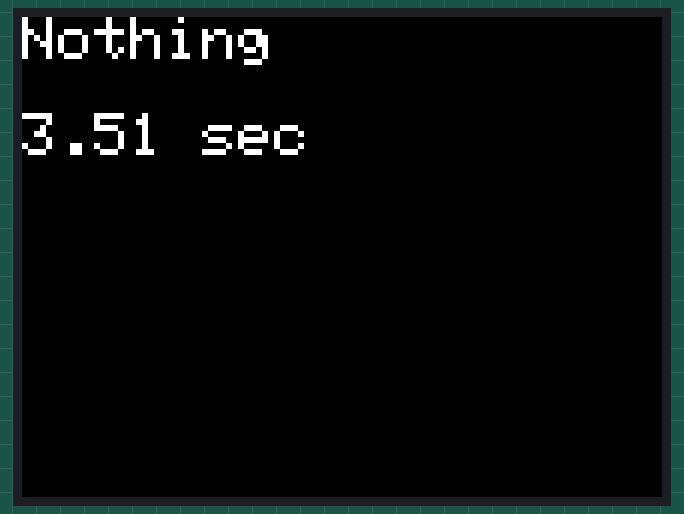
Simulated run of this program. Board: ESP32-S3. Parts: 320×240 colour display. WiFi joins after 1.5 s; servers stay silent unless stated; what the program prints to the serial monitor is not drawn.

Above: at 3.6 s.
At 7.4 s:
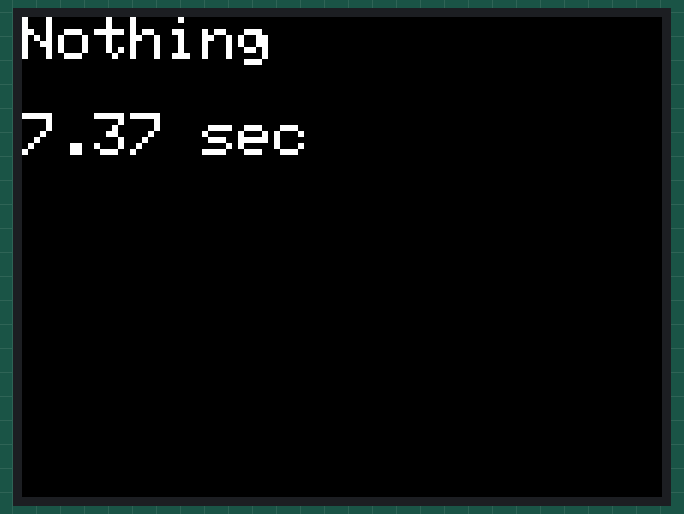
At 11.3 s:
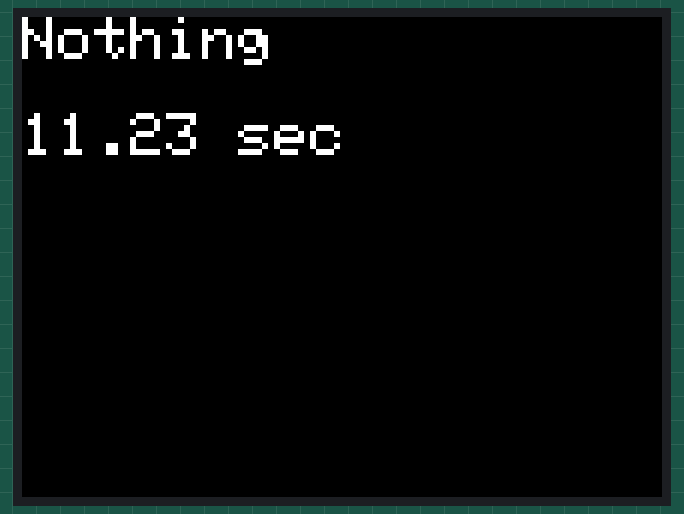
At 20.3 s:
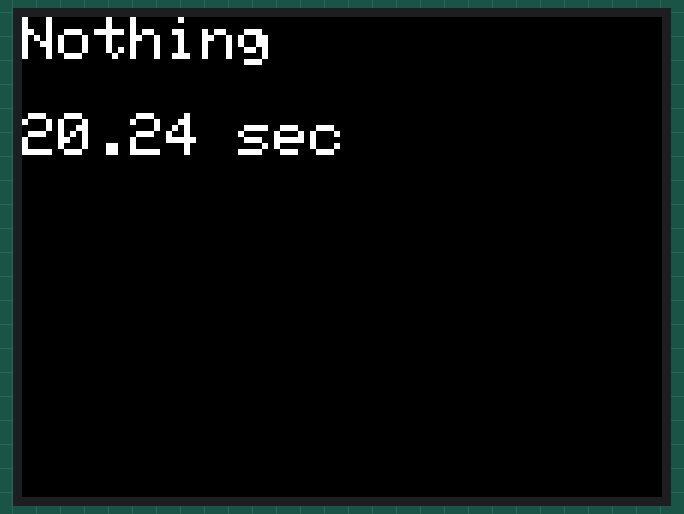
At 29.3 s:
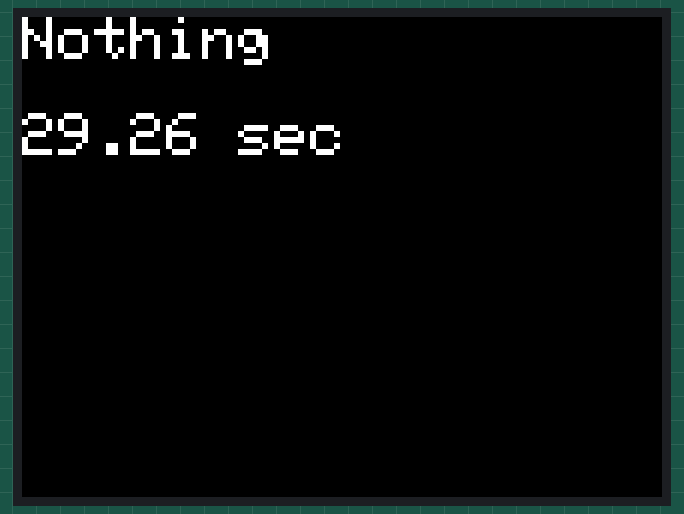
At 38.3 s:
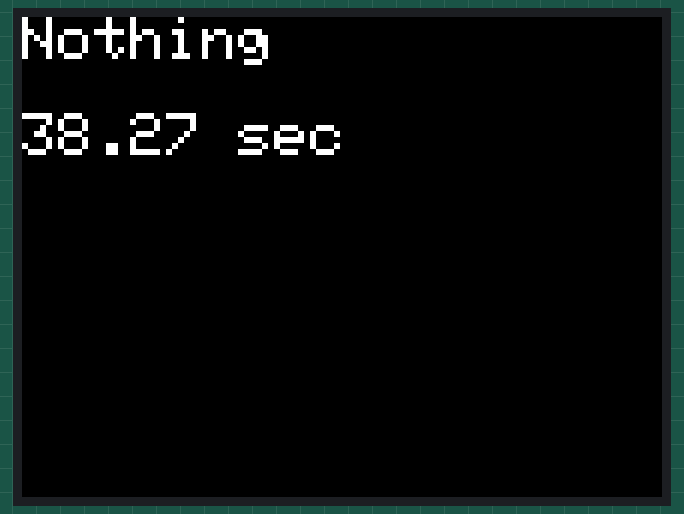

The program:

main.cpp
```cpp
#include <String>
#include "Arduino.h"
#include "TFT_eSPI.h"
#include "SPI.h"
//#include "pinConfig.h"
//#include "OneButton.h"
#include "WiFi.h"
#include "HTTPClient.h"
#include "displayUtility.h"
#include "URLDecoder.h"

using namespace std;

uint32_t background = TFT_BLACK;

TFT_eSPI tft = TFT_eSPI();
const char *SSID = "x-home";
const char *PASSWORD = "deukecrh";
const char *SERVER_IP = "192.168.49.246";

HTTPClient HTTP;
String fetchData();
void breakHTTPConnection()
{
	HTTP.end();
	Serial.println("Disconnected from HTTP server");
}

void processResponse(String response, String* message, int* r, int* g, int* b)
{
	sscanf(response.c_str(), "%d %d %d", r, g, b);
	int whitespaces = 3, idx = 0;
	while(whitespaces > 0)
	{
		if (response[idx++] == ' ')
			whitespaces--;
	}
	*message = urlDecode(response.substring(idx, response.length()).c_str()).c_str();
}

void setupConnection()
{
	Serial.begin(9600);

	WiFi.begin(SSID, PASSWORD);
	while (WiFi.status() != WL_CONNECTED)
	{
		delay(1000);
		Serial.println("Connecting to WiFi...");
	}
	Serial.println("Connected to WiFi");

	// Send HTTP GET request
	HTTP.begin(SERVER_IP, 80, "/data");
}

const char *NULL_HTTP_RESPONSE = "";
String fetchData()
{
	if (HTTP.GET() == HTTP_CODE_OK)
		return HTTP.getString();
	else
	{
		Serial.println("Error in HTTP request");
		return NULL_HTTP_RESPONSE;
	}
}

void setup()
{
	tft.init();
	tft.fillScreen(background);
	tft.setRotation(-1);

	tft.setTextSize(3);
	tft.setTextWrap(true);

	delay(1000);

	setupConnection();
}

void loop()
{
	String message = "Nothing";
	int r = 0, g = 0, b = 0;

	String response = fetchData();
	Serial.println(response);
	if (response != NULL_HTTP_RESPONSE)
		processResponse(response, &message, &r, &g, &b);

	background = convertRGBtoTFT(r, g, b);
	tft.setTextColor(TFT_WHITE, background);
	tft.fillScreen(background);
	tft.setCursor(0, 0);
	tft.print(message + "\n\n" + String(millis() / 1000.0) + " sec");

	delay(1000);
}
```

URLDecoder.h
```cpp
#include <iostream>
#include <string>
#include <sstream>
#include <algorithm>
#include <cctype>
#include <iomanip>

using namespace std;

string urlDecode(const string& encodedText);
```

displayUtility.h
```cpp
#include "stdint.h"

uint8_t convert8to5(uint8_t);
uint8_t convert8to6(uint8_t);
uint16_t convertRGBtoTFT(uint8_t, uint8_t, uint8_t);
```

URLDecoder.cpp
```cpp
#include "URLDecoder.h"

string urlDecode(const string& encodedText)
{
	stringstream decodedText;
	for (size_t i = 0; i < encodedText.length(); ++i)
	{
		if (encodedText[i] == '+')
			decodedText << ' ';
		else if (encodedText[i] == '%' && i + 2 < encodedText.length())
		{
			istringstream hexStream(encodedText.substr(i + 1, 2));
			int hexValue = 0;
			hexStream >> hex >> hexValue;
			if (hexStream.fail())
			{
				// Ошибка в декодировании
				throw runtime_error("Failed to decode URL-encoded text");
			}
			decodedText << static_cast<char>(hexValue);
			i += 2;
		}
		else
			decodedText << encodedText[i];
	}
	return decodedText.str();
}
```

displayUtility.cpp
```cpp
#include "displayUtility.h"

// Конвертирует 8-битный компонент цвета в 5-битное значение
uint8_t convert8to5(uint8_t x)
{
	return (x * 249 + 1014) >> 11;
}

// Конвертирует 8-битный компонент цвета в 6-битное значение
uint8_t convert8to6(uint8_t x)
{
	return (x * 63 + 127) >> 8;
}

// Конвертирует RGB цвет в формат RGB565
uint16_t convertRGBtoTFT(uint8_t r, uint8_t g, uint8_t b)
{
	uint16_t r5 = convert8to5(r);
	uint16_t g6 = convert8to6(g);
	uint16_t b5 = convert8to5(b);
	return (r5 << 11) | (g6 << 5) | b5;
}
```

Measured:
- what the display in image 0 shows lasts 1.2 s, from 3.5 s to 4.7 s
